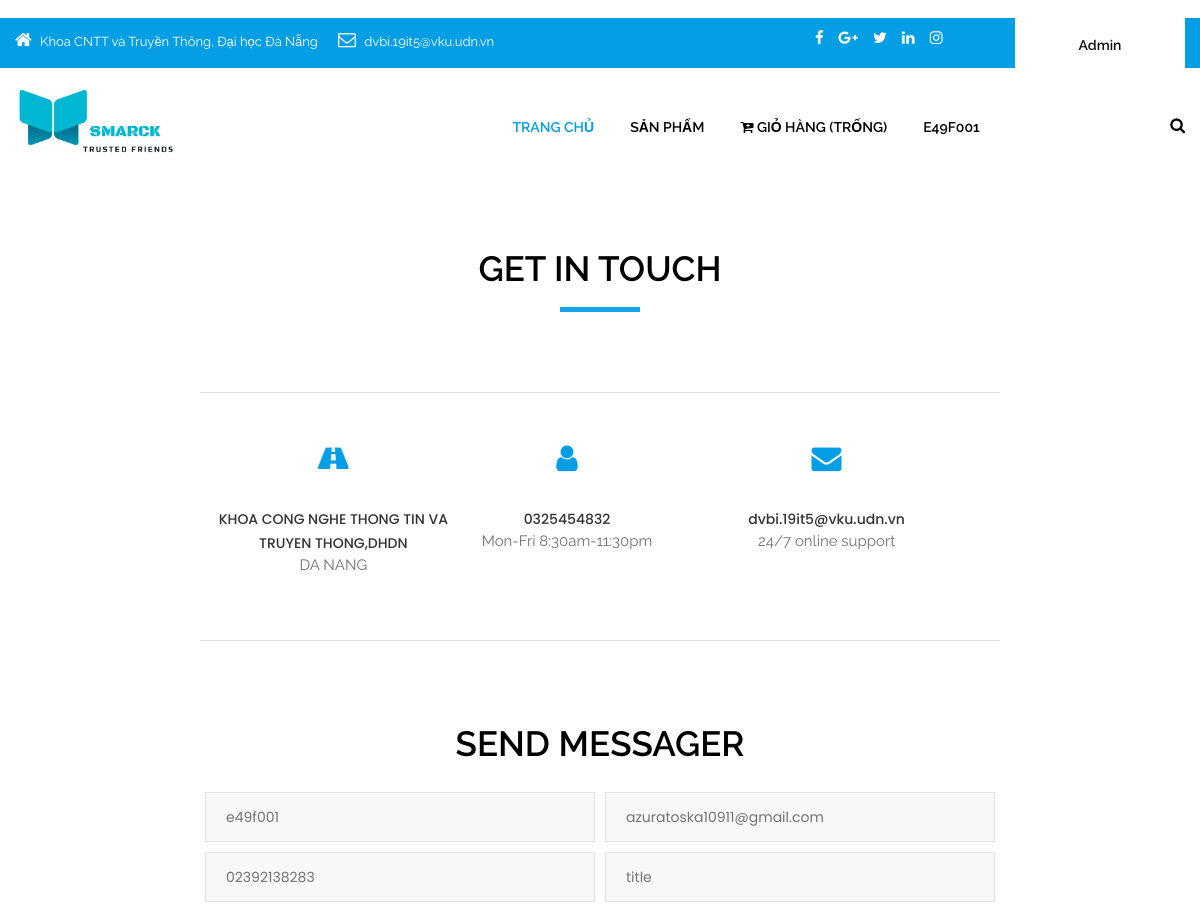
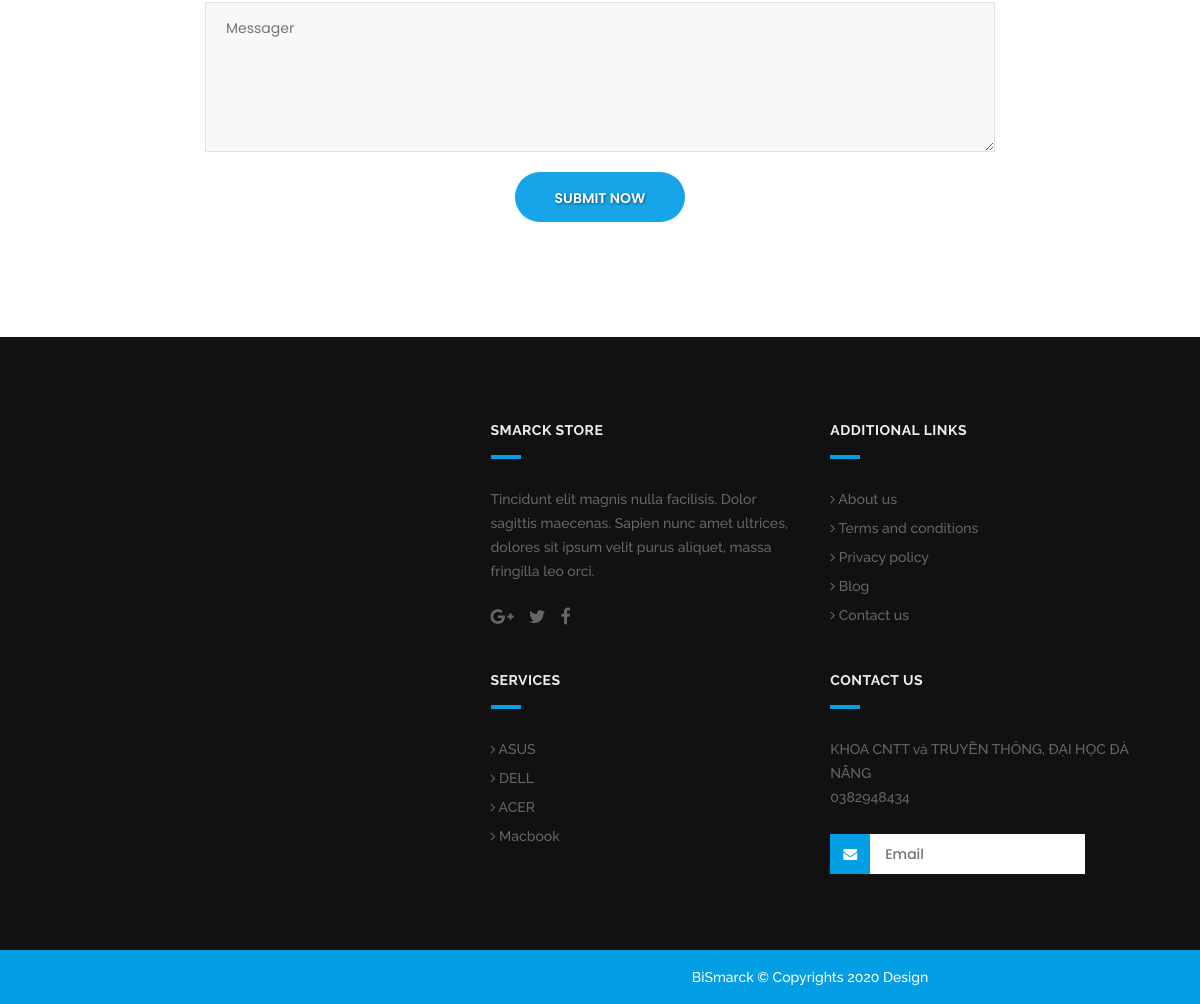
/feedback.php (signed in), run on the app's committed database (2 pictures, top to bottom).
### tables this page shows
CREATE TABLE `account` (
  `id` int(11) NOT NULL,
  `name` varchar(255) NOT NULL,
  `address` varchar(255) NOT NULL,
  `country` varchar(255) NOT NULL,
  `phone` varchar(255) NOT NULL,
  `email` varchar(255) NOT NULL,
  `User` varchar(255) NOT NULL,
  `password` varchar(255) NOT NULL,
  `Matk` int(11) NOT NULL
);

### classes/cart.php (called while the page is built, shortened)
<?php
	$filepath = realpath(dirname(__FILE__));
	include_once ($filepath.'/../lib/database.php');
?>
<?php
	class cart
	{
		private $db;
		public function __construct()
		{
			$this->db = new Database();
		}
		public function check_cart(){
			$sId = session_id();
			$query = "SELECT * FROM cart WHERE sId = '$sId'";
			$result = $this->db->select($query);
			return $result;
		}
	}
?>

### lib/database.php (called while the page is built, shortened)
<?php
Class Database extends PDO{
   public $host   = host_db;
   public $user   = user_db;
   public $pass   = pass_db;
   public $dbname = name_db;
   public $link;
private function connectDB(){
   $this->link = new mysqli($this->host, $this->user, $this->pass,
    $this->dbname);
 }
public function select($query){
  $result = $this->link->query($query) or
   die($this->link->error.__LINE__);
  if($result->num_rows > 0){
    return $result;
  } else {
    return false;
  }
 }
}

### lib/session.php (called while the page is built, shortened)
<?php
class Session{
 public static function get($key){
    if (isset($_SESSION[$key])) {
     return $_SESSION[$key];
    } else {
     return false;
    }
 }
}
?>

### classes/customer.php (called while the page is built, shortened)
<?php
	$filepath = realpath(dirname(__FILE__));
	include_once ($filepath.'/../lib/database.php');
?>
<?php
class customer
	{
		private $db;
		public function __construct()
		{
			$this->db = new Database();
		}
			public function show_customers($id)
		{
			$query = "SELECT * FROM account WHERE id='$id' ";
			$result = $this->db->select($query);
			return $result;
		}
}
?>

### feedback.php (the view, shortened to what this page needs)
<?php
include 'inc/header.php';
?>
<div class="section padding_layout_1">
  <div class="container">
    <div class="row">
      <div class="col-xl-2 col-lg-2 col-md-12 col-sm-12 col-xs-12"></div>
      <div class="col-xl-8 col-lg-8 col-md-12 col-sm-12 col-xs-12">
        <div class="row">
          <div class="full">
            <div class="col-lg-12 col-md-12 col-sm-12 col-xs-12">
              <div class="main_heading text_align_center">
                <h2>GET IN TOUCH</h2>
              </div>
            </div>
            <div class="contact_information">
              <div class="col-lg-4 col-md-4 col-sm-4 col-xs-12 adress_cont">
                <div class="information_bottom text_align_center">
                  <div class="icon_bottom"> <i class="fa fa-road" aria-hidden="true"></i> </div>
                  <div class="info_cont">
                    <h4>KHOA CONG NGHE THONG TIN VA TRUYEN THONG,DHDN</h4>
                    <p>DA NANG</p>
                  </div>
                </div>
              </div>
              <div class="col-lg-4 col-md-4 col-sm-4 col-xs-12 adress_cont">
                <div class="information_bottom text_align_center">
                  <div class="icon_bottom"> <i class="fa fa-user" aria-hidden="true"></i> </div>
                  <div class="info_cont">
                    <h4>0325454832</h4>
                    <p>Mon-Fri 8:30am-11:30pm</p>
                  </div>
                </div>
              </div>
              <div class="col-lg-4 col-md-4 col-sm-4 col-xs-12 adress_cont">
                <div class="information_bottom text_align_center">
                  <div class="icon_bottom"> <i class="fa fa-envelope" aria-hidden="true"></i> </div>
                  <div class="info_cont">
                    <h4>dvbi.19it5@vku.udn.vn</h4>
                    <p>24/7 online support</p>
                  </div>
                </div>
              </div>
            </div>
            <div class="col-lg-12 col-md-12 col-sm-12 col-xs-12 contant_form">
              <h2 class="text_align_center">SEND MESSAGER</h2>
              <div class="form_section">
                <form class="form_contant" action="" method="post">
                	<?php
                	$get_customers = $cs->show_customers($customer_id);
if ($get_customers) {
    			while ($result = $get_customers->fetch_assoc()) {
                	?>
                  <fieldset>
                  <div class="row">
                    <div class="field col-lg-6 col-md-6 col-sm-12 col-xs-12">
                      <input class="field_custom" placeholder="Your name" type="text" value="<?php echo $result['name']; ?>">
                    </div>
                    <div class="field col-lg-6 col-md-6 col-sm-12 col-xs-12">
                      <input class="field_custom" placeholder="Email adress" type="email" value="<?php echo $result['email']; ?>">
                    </div>
                    <div class="field col-lg-6 col-md-6 col-sm-12 col-xs-12">
                      <input class="field_custom" placeholder="phone" type="text" value="<?php echo $result['phone']; ?>">
                    </div>
                    <div class="field col-lg-6 col-md-6 col-sm-12 col-xs-12">
                      <input class="field_custom" placeholder="title" type="text" name="title">
                    </div>
                    <div class="field col-lg-12 col-md-12 col-sm-12 col-xs-12">
                      <textarea class="field_custom" placeholder="Messager" name="content"></textarea>
                    </div>
                    <div class="center"><button type="submit" class="btn main_bt" name="submit">SUBMIT NOW</button></div>
                  </div>
                  </fieldset>
              <?php }}?>
                </form>
              </div>
            </div>
          </div>
        </div>
      </div>
    </div>
  </div>
</div>
<?php
include 'inc/footer.php';
?>

### inc/header.php (shortened to what this page needs)
<?php
include 'lib/session.php';
?>
<?php
include_once 'lib/database.php';
  $ct = new cart();
  $cs = new customer();
  ?>
<!DOCTYPE html>
<html lang="en">
<head>
<link rel="stylesheet" href="css/bootstrap.min.css" />
<link rel="stylesheet" href="css/style.css" />
<link rel="stylesheet" href="css/responsive.css" />
<link rel="stylesheet" href="css/colors1.css" />
<link rel="stylesheet" href="https://unpkg.com/swiper/swiper-bundle.min.css">
<link rel="stylesheet" href="css/custom.css" />
<link rel="stylesheet" href="css/animate.css" />
<link rel='stylesheet' href='css/hizoom.css'>
<link rel="stylesheet" type="text/css" href="revolution/css/settings.css" />
<link rel="stylesheet" type="text/css" href="revolution/css/layers.css" />
<link rel="stylesheet" type="text/css" href="revolution/css/navigation.css" />
<link rel="stylesheet" href="own/dist/assets/owl.carousel.min.css" />
<link rel="stylesheet" type="text/css" href="own/dist/assets/owl.theme.default.min.css">
<link rel="stylesheet" type="text/css" href="css/jquery-ui.css">
<link rel="stylesheet" href="https://use.fontawesome.com/releases/v5.7.2/css/all.css">
        <link rel="stylesheet" type="text/css" href="css/styles.css">
             <link rel="stylesheet" type="text/css" href="css/aos.css">
             <link rel="stylesheet" type="text/css" href="css/smoothproducts.css">
             <link rel="stylesheet" href="https://cdnjs.cloudflare.com/ajax/libs/font-awesome/4.7.0/css/font-awesome.css" />
</head>
<body id="default_theme" class="shopping-cart">
<header id="default_header" class="header_style_1">
  <div class="header_top">
    <div class="container">
      <div class="row">
        <div class="col-md-8">
          <div class="full">
            <div class="topbar-left">
              <ul class="list-inline">
                <li> <span class="topbar-label"><i class="fa  fa-home"></i></span> <span class="topbar-hightlight">Khoa CNTT và Truyền Thông, Đại học Đà Nẵng</span> </li>
                <li> <span class="topbar-label"><i class="fa fa-envelope-o"></i></span> <span class="topbar-hightlight"><a href="mailto:dvbi.19it5@vku.udn.vn">dvbi.19it5@vku.udn.vn</a></span> </li>
              </ul>
            </div>
          </div>
        </div>
        <div class="col-md-4 right_section_header_top">
          <div class="float-left">
            <div class="social_icon">
              <ul class="list-inline">
                <li><a class="fa fa-facebook" href="https://www.facebook.com/" title="Facebook" target="_blank">
</a></li>
                <li><a class="fa fa-google-plus" href="https://plus.google.com/" title="Google+" target="_blank">
</a></li>
                <li><a class="fa fa-twitter" href="https://twitter.com" title="Twitter" target="_blank"></a></li>
                <li><a class="fa fa-linkedin" href="https://www.linkedin.com" title="LinkedIn" target="_blank"></a></li>
                <li><a class="fa fa-instagram" href="https://www.instagram.com" title="Instagram" target="_blank"></a></li>
              </ul>
            </div>
          </div>
          <div class="float-right">
            <div class="make_appo"> <a class="btn white_btn" href="admin/index.php">Admin</a> </div>
          </div>
        </div>
      </div>
    </div>
  </div>
  <div class="header_bottom">
    <div class="container">
      <div class="row">
        <div class="col-lg-3 col-md-12 col-sm-12 col-xs-12">
          <div class="logo"> <a href="index.php"><img src="images/logo.png" alt="logo" /></a> </div>
        </div>
        <div class="col-lg-9 col-md-12 col-sm-12 col-xs-12">
          <div class="menu_side">
            <div id="navbar_menu">
              <ul class="first-ul">
                <li> <a class="active" href="index.php">Trang chủ</a>
                </li>
                <li> <a href="shop.php">Sản phẩm</a>
              </li>
                   <li>  <a href="cart.php" title="View my shopping cart" rel="nofollow">
              <i class=" fa fa-cart-plus"></i>
                <span class="cart_title">Giỏ hàng</span>
                <span class="no_product"><?php
                $check_cart = $ct->check_cart();
                if ($check_cart) {
                  $sum = Session::get("sum");
                  $qty = Session::get("qty");
                  echo ' SL: '.$qty;
                 }else {
                  echo '(Trống)';
                 }
                 ?></span>
              </a></li>
          <li>
                <?php
      $login_check = Session::get('customer_login');
     $ids = Session::get('customer_id');
        $get_customers = $cs->show_customers($ids);
      if ($login_check==false) {
        echo '<a href="login.php"><i class="fa fa-user" aria-hidden="true"></i>
</a></li>';
      }else {
if ($get_customers) {
          while ($result = $get_customers->fetch_assoc()) {
        echo '<li >';
$m=$result['name'];
        echo  ' <a >'.$m.'</a>';
        echo '</li>';
        echo '</ul>';
      }
    }}
       ?>
            </div>
            <div class="search_icon" >
              <ul>
                <li><a href="#" data-toggle="modal" data-target="#search_bar"><i class="fa fa-search" aria-hidden="true"></i></a></li>
              </ul>
            </div>
          </div>
        </div>
      </div>
    </div>
  </div>
</header>

### css/colors1.css (style rules this page uses)
.header_top, #navbar_menu ul ul li a:hover, #navbar_menu ul ul li a:focus, .full_slider_inner, .bg_load, .theme_color_bg, .price_table_active .price_head, a.btn.dark_gray_bt:hover, a.btn.dark_gray_bt:focus, .carousel-indicators .active, .social_icon_style_2 ul li a:hover, .social_icon_style_2 ul li a:focus, .progress-bar, .tags a:hover, .tags a:focus, .testimonial_slider .carousel-control:hover, .testimonial_slider .carousel-control:focus, .pagination>.active>a, .pagination>.active>a:focus, .pagination>.active>a:hover, .pagination>.active>span, .pagination>.active>span:focus, .pagination>.active>span:hover, .icon_feature { background: #039ee3; background-size: 100% 100%; border: none; }
#navbar_menu > ul > li a.active, #navbar_menu > ul > li:hover > a, #navbar_menu > ul > li:focus > a, footer p a:hover,footer p a:focus, .footer-menu li a:hover, .footer-menu li a:focus, footer ul.social_icons li a:hover, footer ul.social_icons li a:focus, .breadcrumb li a { color: #039ee3; }
a.btn.main_bt, button.btn.main_bt { background: #17a5e9; border: none; }
button.btn.white_btn, a.btn.white_btn, button.btn.white_btn, a.btn.white_btn { color: #111; text-transform: none; text-shadow: none; }

### css/smoothproducts.css (style rules this page uses)
html, body { height: 100%; width: 100%; }

### data on the page
account: name "E49F001", name "e49f001", email "azuratoska10911@gmail.com", phone "02392138283"
